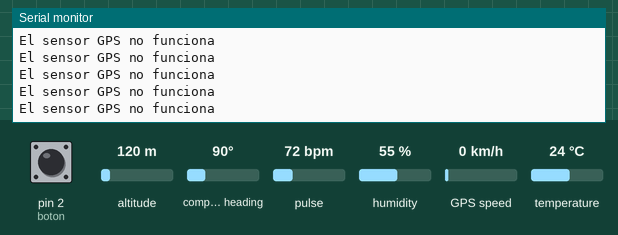
A sketch run on a simulated Arduino Uno, built with avr-gcc and run on an emulated ATmega328P. Shown: the last lines printed to the serial monitor. The test bench sets the inputs (shaded band); at power-on: pulse 72 bpm, pin 2 (boton) LOW, altitude 120 m, compass heading 90°, humidity 55 %, GPS speed 0 km/h, temperature 24 °C. The GPS gets a fix after 3 s at 37.7749, -122.4194 with 8 satellites; the modem accepts every AT command (registered, SIM ready, sends succeed) and sends nothing else.

Above: at 1.2 s.
1.3 s: pulse set to 42 bpm
At 4.1 s:
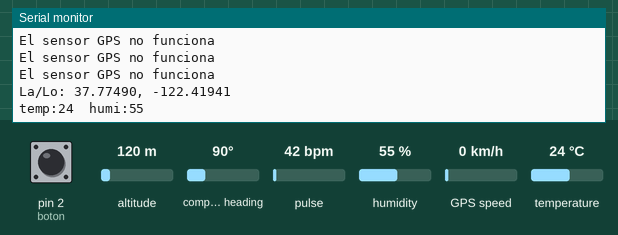
5.0 s: pin 2 (boton) pulled HIGH for 0.15 s
At 6.3 s:
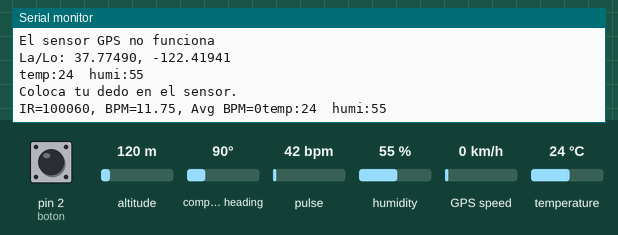
6.6 s: pulse set to 100 bpm
9.8 s: pin 2 (boton) pulled HIGH for 1 s
At 13.7 s:
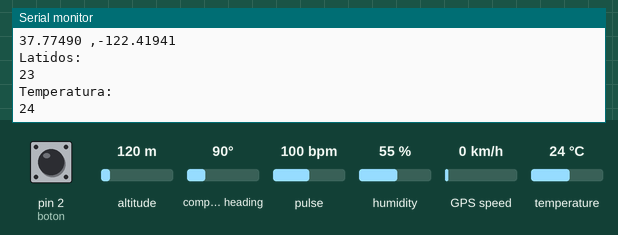
20.7 s: pin 2 (boton) pulled HIGH for 0.15 s
At 21.5 s:
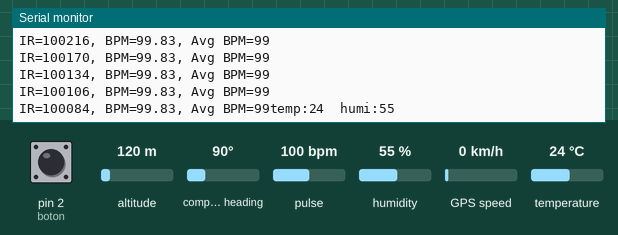
40.6 s: pulse set to 130 bpm
At 41.7 s:
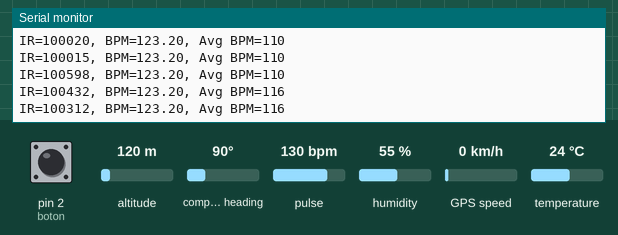
Timing chart, 0 to 43.6 s (numbered marks = the images above; inputs shaded):
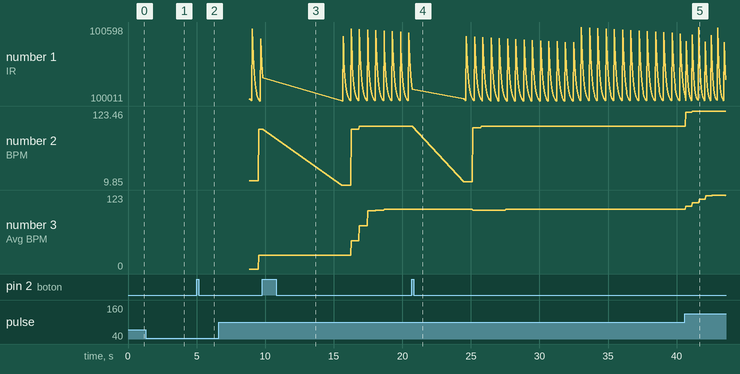

The sketch:

sketch_oct25c.ino
```cpp
#include <SoftwareSerial.h>//incluimos la libreria SoftwareSerial
#include <TinyGPS.h>//incluimos la libreria TinyGPS para el modulo GPSMV2
#include <Wire.h> //Libreria que permite comunicarse con dispositivos por bus I2C
#include <MAX30105.h> //Libreria que permite obtener las lecturas de lu reflejada para calcular la frecuencia cardiaca
#include <spo2_algorithm.h>
#include <heartRate.h>
TinyGPS gps;//Declaramos el objeto gps
SoftwareSerial serialmovil(6, 5);//Declaramos el pin 6 Rx y 5 Tx
MAX30105 particleSensor;
  int x=0;
  float latitud, longitud, temp;
  const byte RATE_SIZE = 4; //numero que se utiliza para obtener promedio de lectura
  byte rates[RATE_SIZE]; //Matriz donde se almacenan las frecuencias cardiacas
  byte rateSpot = 0;
  long lastBeat = 0; //Hora de deteccion del ultimo latido
  float beatsPerMinute;
  int beatAvg,val;
  const int boton=2;
  int envio=0;
  #include <DFRobot_DHT11.h>
DFRobot_DHT11 DHT;
#define DHT11_PIN 10
void setup()
{
  pinMode(boton,INPUT);
  Wire.begin();
  Serial.begin(9600);//Iniciamos el puerto serie
  serialmovil.begin(9600);//Iniciamos el puerto serie del modulo GA6 B GSM/GPRS
  while(!Serial);
}
void loop()
{
  ubicacion();
}
void frecuencia(){

      if (!particleSensor.begin(Wire, I2C_SPEED_FAST)) //Utilizar el puerto I2C, velocidad 400kHz
      {
        Serial.println("MAX3010 No funciona el Sensor ");
        while (1);
      }
          Serial.println("Coloca tu dedo en el sensor.");
          particleSensor.setup(); //Configurar el sensor con parametros predeterminados
          particleSensor.setPulseAmplitudeRed(0x0A); //Encender el led rojo para identificar su funcionamiento
          particleSensor.setPulseAmplitudeGreen(0); //Apagar el led verde
      while( x<1500 ){
        x=x+1;
          long irValue = particleSensor.getIR();

        if (checkForBeat(irValue) == true)
        {
          //Cuando se detecta un latido
          long delta = millis() - lastBeat;
          lastBeat = millis();

          beatsPerMinute = 60 / (delta / 1000.0);

          if (beatsPerMinute < 255 && beatsPerMinute > 20)
          {
            rates[rateSpot++] = (byte)beatsPerMinute; //Almacenar esta lectura en un arreglo
            rateSpot %= RATE_SIZE; //Ajustar el valor de la variable

            //Tomar el promedio de las lecturas
            beatAvg = 0;
            for (byte x = 0 ; x < RATE_SIZE ; x++)
              beatAvg += rates[x];
            beatAvg /= RATE_SIZE;
          }
        }

        Serial.print("IR=");
        Serial.print(irValue);
        Serial.print(", BPM=");
        Serial.print(beatsPerMinute);
        Serial.print(", Avg BPM=");
        Serial.print(beatAvg);
        val=digitalRead(boton); // detectar si el usuario pulsa o no el botón de ayuda
        if(val==HIGH){
              envio=1;
              DHT.read(DHT11_PIN);
              Serial.print("temp:");
              Serial.print(DHT.temperature);
              Serial.print("  humi:");
              Serial.println(DHT.humidity);
              delay(1000);
              mensaje();
              delay(500);
            }
            else {
              envio=0;
            }
        if (irValue < 50000) //si la lectura de ir es menor a 50000 significa que no se ha colocado su dedo o muñeca en el sensor
          Serial.print(" No hay lectura?");
          Serial.println();
      }
}
void temperatura(){
  DHT.read(DHT11_PIN);
  Serial.print("temp:");
  Serial.print(DHT.temperature);
  Serial.print("  humi:");
  Serial.println(DHT.humidity);
  delay(1000);
}
void ubicacion(){
 if (Serial.available())
  {
      int c = Serial.read();
      if(gps.encode(c))
    {
      gps.f_get_position(&latitud, &longitud);
      Serial.print("La/Lo: ");
      Serial.print(latitud,5);
      Serial.print(", ");
      Serial.println(longitud,5);
      delay(500);
      temperatura();
      delay(500);
      frecuencia();
      x=0;
      delay(500);
      mensaje();
      delay(3000);
    }
  }else{
    Serial.println("El sensor GPS no funciona");
  }
}
void mensaje(){
    serialmovil.println("AT+CMGF=1"); // Configuring modo TEXTO
    serialmovil.println("AT+CMGS=\"+527641114713\"");//cambiar codigo de pais +52 colocar numero a 10 digitos del telefono al que llegaran los sms
    if(temp>37.2 or beatAvg>20 and beatAvg<50 or beatAvg>120){
          serialmovil.print("Temperatura o Frecuencia Fuera de Rango\n"); //COntenido del texto
          serialmovil.println("Ubicacion: https://maps.google.com/?q=");
          serialmovil.print(latitud,5);
          serialmovil.print(", ");
          serialmovil.print(longitud,5);
          serialmovil.println("\nLatidos: ");
          serialmovil.print(beatAvg);
          serialmovil.println("\nTemperatura: ");
          serialmovil.print(DHT.temperature);
          serialmovil.write((char)26);
          delay(2000);
          Serial.println("Signos Vitales Fuera de Rango");
          Serial.println("\nUbicacion: ");
          Serial.print(latitud,5);
          Serial.print(" ,");
          Serial.print(longitud,5);
          Serial.println("\nLatidos: ");
          Serial.print(beatAvg);
          Serial.println("\nTemperatura: ");
          Serial.print(DHT.temperature);
          serialmovil.write((char)26);
          delay(2000);
    }else  if(envio==1){
          serialmovil.println("Temperatura y Frecuencia Cardiaca Normal\n"); //COntenido del texto
          serialmovil.println("Ubicacion: https://maps.google.com/?q=");
          serialmovil.print(latitud,5);
          serialmovil.print(", ");
          serialmovil.print(longitud,5);
          serialmovil.println("\nLatidos: ");
          serialmovil.print(beatAvg);
          serialmovil.println("\nTemperatura: ");
          serialmovil.print(DHT.temperature);
          serialmovil.write((char)26);
          delay(2000);
          Serial.println("Signos Vitales Normales");
          Serial.println("\nUbicacion: ");
          Serial.print(latitud,5);
          Serial.print(" ,");
          Serial.print(longitud,5);
          Serial.println("\nLatidos: ");
          Serial.print(beatAvg);
          Serial.println("\nTemperatura: ");
          Serial.println(DHT.temperature);
    }else{
          Serial.println("Ubicacion: ");
          Serial.print(latitud,5);
          Serial.print(" ,");
          Serial.print(longitud,5);
          Serial.println("\nLatidos: ");
          Serial.print(beatAvg);
          Serial.println("\nTemperatura: ");
          Serial.println(DHT.temperature);
      }
}
```

Measured:
- after the input at 5.0 s, the serial monitor: prints a new line after 0.13 s (image 2)
